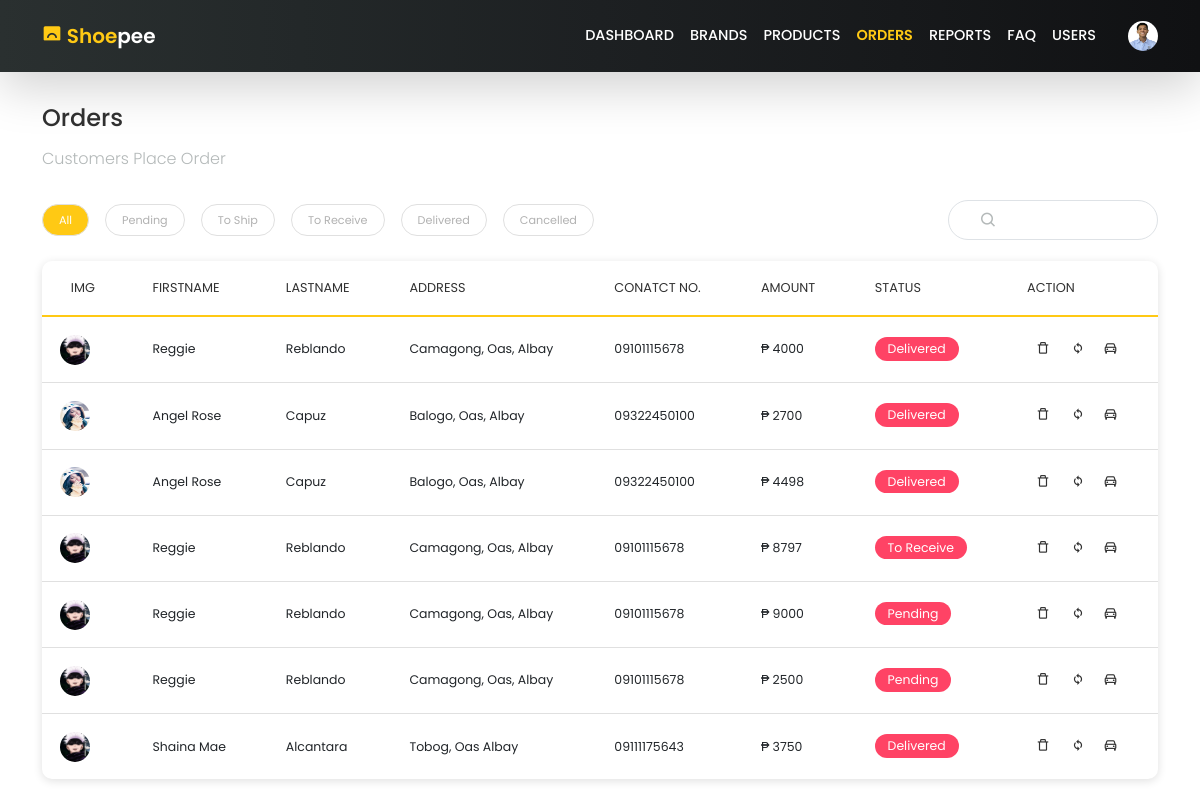
Screenshot of /admin/orders.php (signed in) with the database file from the repository.
### tables this page shows
CREATE TABLE `orders` (
  `ID` int(11) NOT NULL,
  `USER_ID` int(11) NOT NULL,
  `AMOUNT` decimal(10,0) NOT NULL,
  `ORDER_STATUS` varchar(50) NOT NULL,
  `ORDER_DATE` date NOT NULL
);

CREATE TABLE `users` (
  `ID` int(11) NOT NULL,
  `FIRSTNAME` varchar(100) NOT NULL,
  `LASTNAME` varchar(100) NOT NULL,
  `ADDRESS` varchar(150) NOT NULL,
  `AGE` int(11) NOT NULL,
  `PHONE_NUMBER` varchar(30) NOT NULL,
  `EMAIL` varchar(100) NOT NULL,
  `PASSWORD` varchar(100) NOT NULL,
  `ROLE_ID` int(30) NOT NULL,
  `JOIN_DATE` date NOT NULL
);

### admin/orders.php (the view, shortened to what this page needs)
<!DOCTYPE html>
<html lang="en">
<head>
    <?php require '../partials/imports.php' ?>
</head>
<body>
    <?php require '../partials/_nav.php' ?>
    <section id="admin-orders">
        <div class="container">
            <div class="top">
            <?php
                if(isset($_SESSION['USER']) && isset($_SESSION['ROLE_ID']) && ($_SESSION['ROLE_ID'] == 1)){
                    echo '<div class="left">
                            <h4>Orders</h4>
                            <h6>Customers Place Order</h6>
                        </div>';
                }
            ?>
            </div>
            <?php
                if(isset($_SESSION['USER']) && ($_SESSION['ROLE_ID'] == 1)){
                    echo '<div class="filter-order">
                            <div class="status">
                                <span class="all active">All</span>
                                <span class="orders-status">Pending</span>
                                <span class="orders-status">To Ship</span>
                                <span class="orders-status">To Receive</span>
                                <span class="orders-status">Delivered</span>
                                <span class="orders-status">Cancelled</span>
                            </div>
                            <div class="orders-search-bar">
                                <button><i class="bx bx-search"></i></button>
                                <input type="text" class="order-searchbar">
                            </div>
                        </div>';
                }
            ?>
            <div class="customer-orders">
                <div class="table-responsive">
                    <table>
                        <?php
                            include_once '../partials/connectionString.php';
                            if($_SESSION['ROLE_ID'] == 2){
                                $customer_id = $_SESSION['USER'];
                                $sql = "SELECT * FROM orders WHERE user_id='{$customer_id}'";
                                $query = mysqli_query($conn, $sql);
                                echo '<thead>
                                        <tr>
                                            <td>Order No.</td>
                                            <td>Amount</td>
                                            <td>Order Status</td>
                                            <td>Order Date</td>
                                            <td width="13%"></td>
                                        </tr>
                                    </thead>
                                    <tbody>';
                                if(mysqli_num_rows($query) > 0){
                                    while($row = mysqli_fetch_assoc($query)){
                                        echo '<tr>
                                                <td>1100'.$row['ID'].'</td>
                                                <td>₱ '.$row['AMOUNT'].'</td>
                                                <td><span class="order-status">'.$row['ORDER_STATUS'].'</span></td>
                                                <td>'.date_format(date_create($row['ORDER_DATE']), "F d, Y").'</td>
                                                <td>
                                                    <button class="btn btn-sm ordered-items" data-target="view-items-modal" value="'.$row['ID'].'"><i class="bx bx-purchase-tag-alt"></i></button>';
                                        if($row['ORDER_STATUS'] === "Delivered"){
                                            echo '<button class="btn btn-sm ordered-receipt" data-target="receipt-modal" value="'.$row['ID'].'"><i class="bx bx-receipt"></i></button>';
                                        }
                                        if($row['ORDER_STATUS'] !== "Pending"){
                                            echo '  <button class="btn btn-sm view-delivery-details" data-target="view-delivery-details-modal" value="'.$row['ID'].'"><i class="bx bx-car"></i></button>
                                                </td>
                                            </tr>';
                                        }
                                    }
                                } else{
                                    echo 'No Orders Found';
                                }
                            } else{
                                $sql = "SELECT o.id, u.ID, u.firstname, u.lastname, u.address, u.phone_number, o.amount, o.order_status FROM orders o INNER JOIN users u ON o.user_id=u.id";;
                                $query = mysqli_query($conn, $sql);
                                echo '<thead>
                                        <tr>
                                            <td width="3%">Img</td>
                                            <td>Firstname</td>
                                            <td>Lastname</td>
                                            <td>Address</td>
                                            <td>Conatct No.</td>
                                            <td>Amount</td>
                                            <td>Status</td>
                                            <td>Action</td>
                                        </tr>
                                    </thead>
                                    <tbody class="order-list">';
                                if(mysqli_num_rows($query) > 0){
                                    while($row = mysqli_fetch_assoc($query)){
                                        echo '<tr>
                                                <td><img src="../assets/user-profiles/profile-'.$row['ID'].'.jpg" alt="user profile"></td>
                                                <td>'.$row['firstname'].'</td>
                                                <td>'.$row['lastname'].'</td>
                                                <td>'.$row['address'].'</td>
                                                <td>'.$row['phone_number'].'</td>
                                                <td>₱ '.$row['amount'].'</td>
                                                <td><span class="order-status">'.$row['order_status'].'</span></td>
                                                <td>
                                                    <button class="btn btn-sm ordered-delete" data-target="delete-order-dialog" value="'.$row['id'].'"><i class="bx bx-trash-alt"></i></button>
                                                    <button class="btn btn-sm ordered-update" data-target="update-order-modal" value="'.$row['id'].'"><i class="bx bx-sync bx-rotate-180" ></i></button>';
                                        $order_id = $row['id'];
                                        $sql1 = "SELECT * FROM delivery_details WHERE order_id='{$order_id}'";
                                        $query1 = mysqli_query($conn, $sql1);
                                        if(mysqli_num_rows($query1) > 0){
                                            echo '<button class="btn btn-sm view-delivery-details" data-target="view-delivery-details-modal" value="'.$row['id'].'"><i class="bx bx-car"></i></button>
                                                    </td>
                                                </tr>';
                                        } else{
                                            echo '<button class="btn btn-sm delivery-details" data-target="delivery-details-modal" value="'.$row['id'].'"><i class="bx bx-car"></i></button>
                                                    </td>
                                                </tr>';
                                        }
                                    }
                                } else{
                                    echo '<tr>No records found</tr>';
                                }
                            }
                        ?>
                        </tbody>
                    </table>
                </div>
            </div>
        </div>
    </section>
</body>
</html>

### css/index.css (style rules this page uses)
:root { --color-primary: #FFC914; --color-secondary: #2D3047; --color-dark: #313131; --color-warning: #FCA311; --color-success: #18A999; --color-light: #FFFFFF; --poppins: 'Poppins', sans-serif; --roboto: 'Roboto', sans-serif; }
html { scroll-behavior: smooth; }
body { margin: 0; padding: 0; font-family: var(--poppins); text-decoration: none; list-style: none; overflow-x: hidden; }
.table-responsive { box-shadow: 0 2px 10px #e0e0e0; border-radius: 10px; height: auto; }
.table-responsive table { width: 100%; height: 100%; }
.table-responsive table thead tr td { border-bottom: 2px solid #e0e0e0; padding: 1.1rem 1.8rem; color: var(--color-dark); font-size: 0.8rem; font-weight: 400; text-transform: uppercase; }
.table-responsive table tbody tr td { padding: 1rem 1.8rem; font-size: 0.78rem; font-weight: 400; border-bottom: 1px solid #e0e0e0; }
.table-responsive table tbody tr:last-child td { border-bottom: none; }
#admin-orders { width: 100%; height: calc(100vh - 6.5rem); }
#admin-orders .container { margin-top: 6.5rem; }
#admin-orders h4 { color: var(--color-dark); margin-bottom: 1rem; }
#admin-orders h6 { color: #B4B9B9; margin-bottom: 1rem; font-weight: 300; }
#admin-orders .orders-search-bar { max-width: 15rem; height: 2.5rem; margin: 0 0 0 auto; border: 1px solid #DEE2E6; border-radius: 30px; position: relative; padding: 0.5rem 1.5rem; display: flex; gap: 0.1rem; }
#admin-orders .orders-search-bar button { background-color: transparent; border: none; color: #B4B9B9; }
#admin-orders .orders-search-bar button i { font-size: 18px; line-height: 20px; }
#admin-orders .orders-search-bar input { background-color: transparent; border: none; width: 8rem; color: #B4B9B9; font-size: 0.8rem; }
#admin-orders .top { display: flex; justify-content: space-between; align-items: center; }
#admin-orders .filter-order { margin-top: 1rem; display: flex; flex-wrap: wrap; align-items: center; gap: 1rem; }
.filter-order .status { display: flex; flex-wrap: wrap; gap: 1rem; }
.filter-order .status span { font-size: 0.7rem; font-weight: 400; background-color: var(--color-light); border: 1px solid #e0e0e0; padding: 0.4rem 1rem; border-radius: 20px; color: #b1b1b1; cursor: pointer; }
.filter-order .status span.active { background-color: var(--color-primary); color: var(--color-light); }
#admin-orders .customer-orders { width: 100%; height: auto; padding-top: 1.3rem; }
.customer-orders .table-responsive { box-shadow: 0 2px 10px #e0e0e0; border-radius: 10px; height: auto; }
.customer-orders .table-responsive table { width: 100%; height: 100%; }
.customer-orders .table-responsive table thead tr td { border-bottom: 2px solid var(--color-primary); padding: 1.1rem 1.8rem; color: var(--color-dark); font-size: 0.8rem; font-weight: 400; text-transform: uppercase; }
.customer-orders .table-responsive table tbody tr td { padding: 1rem 1.8rem; font-size: 0.78rem; font-weight: 400; border-bottom: 1px solid #e0e0e0; }
.customer-orders .table-responsive table tbody tr td:first-child { padding: 1.1rem 0 1.1rem 1.1rem; }
.customer-orders .table-responsive table tbody tr:last-child td { border: none; }
.customer-orders .table-responsive table tbody tr td span { color: var(--color-light); background-color: rgba(24, 169, 153, 0.8); padding: 0.2rem 0.8rem; border-radius: 30px; }
.customer-orders .table-responsive table img { width: 30px; height: 30px; border-radius: 50%; }
.customer-orders .table-responsive table button { color: var(--color-dark); border-radius: 50%; transition: all ease 0.3s; }
.delivery-details { text-align: center; }

### rows the page displays
orders: USER_ID.FIRSTNAME "Reggie", USER_ID.LASTNAME "Reblando", USER_ID.ADDRESS "Camagong, Oas, Albay", USER_ID.PHONE_NUMBER "09101115678", AMOUNT "4000", ORDER_STATUS "Delivered", $row['id'] 14 (drawn)
orders: USER_ID.FIRSTNAME "Angel Rose", USER_ID.LASTNAME "Capuz", USER_ID.ADDRESS "Balogo, Oas, Albay", USER_ID.PHONE_NUMBER "09322450100", AMOUNT "2700", ORDER_STATUS "Delivered", $row['id'] 15 (drawn)
orders: USER_ID.FIRSTNAME "Angel Rose", USER_ID.LASTNAME "Capuz", USER_ID.ADDRESS "Balogo, Oas, Albay", USER_ID.PHONE_NUMBER "09322450100", AMOUNT "4498", ORDER_STATUS "Delivered", $row['id'] 16 (drawn)
orders: USER_ID.FIRSTNAME "Reggie", USER_ID.LASTNAME "Reblando", USER_ID.ADDRESS "Camagong, Oas, Albay", USER_ID.PHONE_NUMBER "09101115678", AMOUNT "8797", ORDER_STATUS "To Receive", $row['id'] 17 (drawn)
orders: USER_ID.FIRSTNAME "Reggie", USER_ID.LASTNAME "Reblando", USER_ID.ADDRESS "Camagong, Oas, Albay", USER_ID.PHONE_NUMBER "09101115678", AMOUNT "9000", ORDER_STATUS "Pending", $row['id'] 18 (drawn)
orders: USER_ID.FIRSTNAME "Reggie", USER_ID.LASTNAME "Reblando", USER_ID.ADDRESS "Camagong, Oas, Albay", USER_ID.PHONE_NUMBER "09101115678", AMOUNT "2500", ORDER_STATUS "Pending", $row['id'] 19 (drawn)
orders: USER_ID.FIRSTNAME "Shaina Mae", USER_ID.LASTNAME "Alcantara", USER_ID.ADDRESS "Tobog, Oas Albay", USER_ID.PHONE_NUMBER "09111175643", AMOUNT "3750", ORDER_STATUS "Delivered", $row['id'] 20 (drawn)
